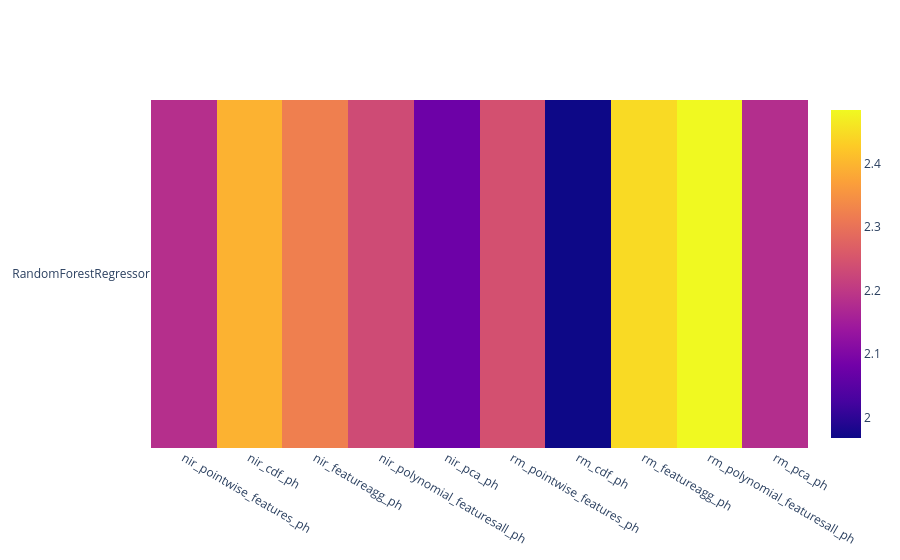

Write notebook code for a chart like this one.
### Code cell
ss_f.plot_df_heatmap(pd.DataFrame(ss_f.best_fits).T)

### Figure 1 — Plotly figure (JSON) as saved in the notebook; plotly's stock layout.template omitted (floating-point values rounded to 4 significant figures)
{"data": [{"type": "heatmap", "x": ["nir_pointwise_features_ph", "nir_cdf_ph", "nir_featureagg_ph", "nir_polynomial_featuresall_ph", "nir_pca_ph", "rm_pointwise_features_ph", "rm_cdf_ph", "rm_featureagg_ph", "rm_polynomial_featuresall_ph", "rm_pca_ph"], "y": ["RandomForestRegressor"], "z": [[2.183, 2.395, 2.321, 2.233, 2.077, 2.243, 1.968, 2.446, 2.484, 2.181]]}], "layout": {}}
